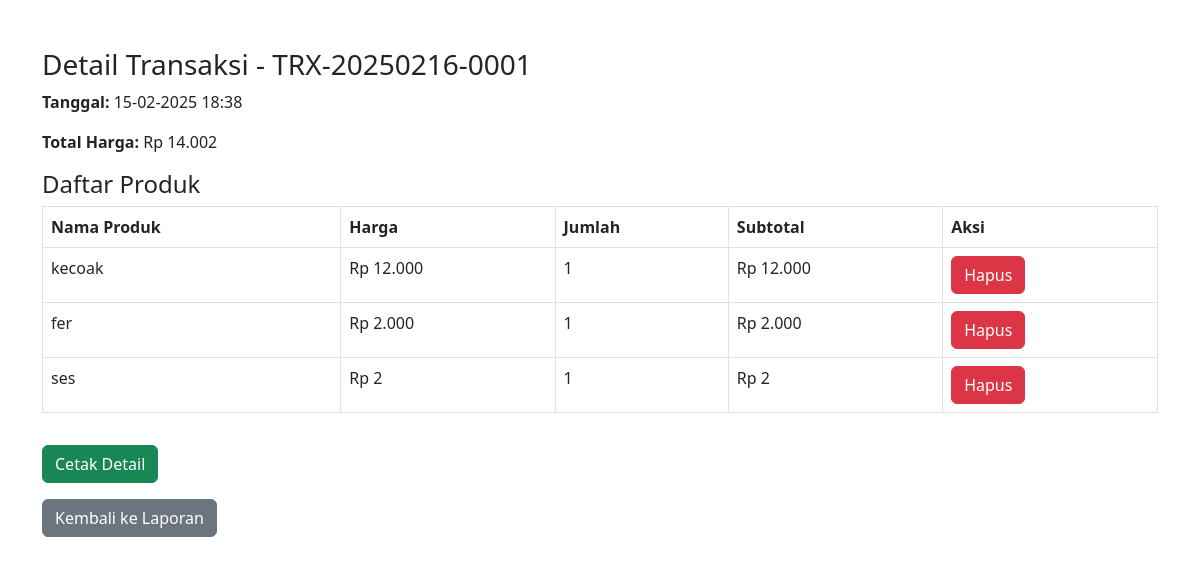
The page /detail_transaksi.php?id=13 on the database its author committed.
### tables this page shows
CREATE TABLE `transaksi` (
  `id` int(11) NOT NULL,
  `kode_transaksi` varchar(20) NOT NULL,
  `total_harga` int(11) NOT NULL,
  `tanggal` timestamp NOT NULL DEFAULT current_timestamp(),
  `id_pelanggan` int(11) DEFAULT NULL
);

CREATE TABLE `detail_transaksi` (
  `id` int(11) NOT NULL,
  `transaksi_id` int(11) DEFAULT NULL,
  `produk_id` int(11) DEFAULT NULL,
  `jumlah` int(11) DEFAULT NULL,
  `subtotal` int(11) DEFAULT NULL
);

CREATE TABLE `produk` (
  `id` int(11) NOT NULL,
  `kode_produk` varchar(50) NOT NULL,
  `nama_produk` varchar(100) NOT NULL,
  `harga` int(11) NOT NULL,
  `stok` int(11) NOT NULL,
  `gambar` varchar(255) DEFAULT NULL,
  `kategori_id` int(11) DEFAULT NULL
);

### detail_transaksi.php (the view, shortened to what this page needs)
<?php
include 'koneksi.php';
$transaksi_id = $_GET['id'];
$query_transaksi = "SELECT * FROM transaksi WHERE id = '$transaksi_id'";
$result_transaksi = mysqli_query($koneksi, $query_transaksi);
$transaksi = mysqli_fetch_assoc($result_transaksi);
$query_detail = "SELECT dt.*, p.nama_produk, p.harga FROM detail_transaksi dt
                 JOIN produk p ON dt.produk_id = p.id
                 WHERE dt.transaksi_id = '$transaksi_id'";
$result_detail = mysqli_query($koneksi, $query_detail);
?>
<!DOCTYPE html>
<html lang="id">
<head>
    <link href="https://cdn.jsdelivr.net/npm/bootstrap@5.3.0-alpha1/dist/css/bootstrap.min.css" rel="stylesheet" />
</head>
<body>
    <div class="container mt-5">
        <h3>Detail Transaksi - <?= $transaksi['kode_transaksi']; ?></h3>
        <p><strong>Tanggal:</strong> <?= date('d-m-Y H:i', strtotime($transaksi['tanggal'])); ?></p>
        <p><strong>Total Harga:</strong> Rp <?= number_format($transaksi['total_harga'], 0, ',', '.'); ?></p>
        <h4>Daftar Produk</h4>
        <table class="table table-bordered">
            <thead>
                <tr>
                    <th>Nama Produk</th>
                    <th>Harga</th>
                    <th>Jumlah</th>
                    <th>Subtotal</th>
                    <th>Aksi</th>
                </tr>
            </thead>
            <tbody>
                <?php while ($detail = mysqli_fetch_assoc($result_detail)): ?>
                    <tr>
                        <td><?= $detail['nama_produk']; ?></td>
                        <td>Rp <?= number_format($detail['harga'], 0, ',', '.'); ?></td>
                        <td><?= $detail['jumlah']; ?></td>
                        <td>Rp <?= number_format($detail['subtotal'], 0, ',', '.'); ?></td>
                        <td>
                            <a href="?hapus_detail=<?= $detail['id']; ?>&id=<?= $transaksi_id; ?>" class="btn btn-danger" onclick="return confirm('Yakin ingin menghapus detail transaksi ini?')">Hapus</a>
                        </td>
                    </tr>
                <?php endwhile; ?>
            </tbody>
        </table>
        <button class="btn btn-success mt-3" onclick="window.print()">Cetak Detail</button>
        <div class="mt-3">
            <a href="laporan.php" class="btn btn-secondary">Kembali ke Laporan</a>
        </div>
    </div>
</body>
</html>

### rows shown on the page
transaksi: kode_transaksi "TRX-20250216-0001", tanggal "15-02-2025 18:38", total_harga "14.002"
detail_transaksi: produk.nama_produk "kecoak", produk.harga "12.000", jumlah "1", subtotal "12.000"
detail_transaksi: produk.nama_produk "fer", produk.harga "2.000", jumlah "1", subtotal "2.000"
detail_transaksi: produk.nama_produk "ses", produk.harga "2", jumlah "1", subtotal "2"
